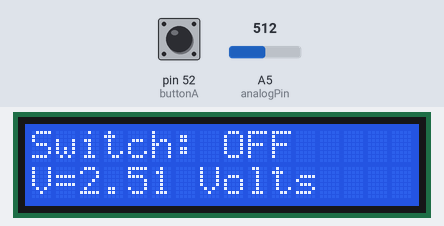
Bench run of a sketch on a simulated Arduino Mega 2560, built with avr-gcc and run on an emulated ATmega2560. Parts: 16×2 character LCD. The inputs (shaded band) are chosen by the test bench; at power-on: pin 52 (buttonA) HIGH, A5 (analogPin) = 512. What the sketch prints to the serial monitor is not drawn.

Above: at 1.2 s.
1.3 s: pin 52 (buttonA) pulled LOW for 0.15 s
At 1.37 s:
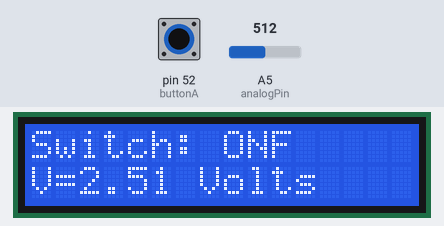
2.9 s: A5 (analogPin) set to 716
At 3.7 s:
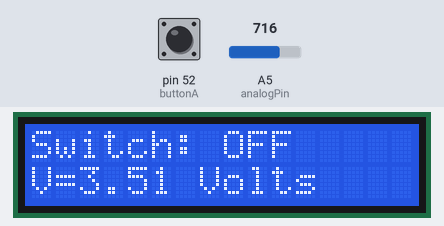
4.4 s: pin 52 (buttonA) pulled LOW for 1 s
At 4.9 s:
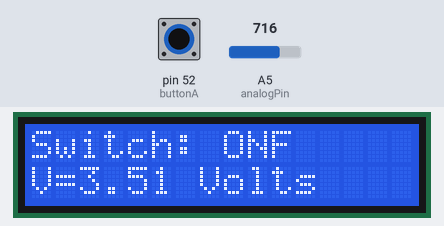
6.9 s: A5 (analogPin) set to 900
At 7.9 s:
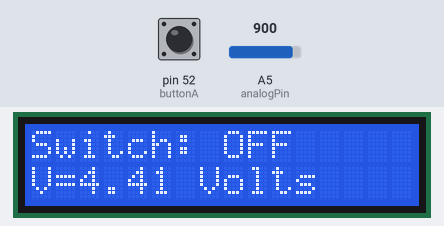
8.4 s: A5 (analogPin) set to 1023
At 9.2 s:
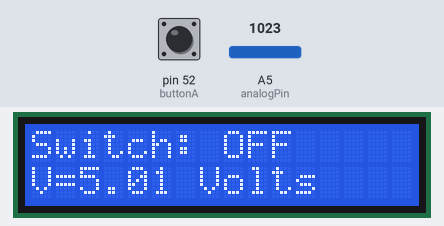
Timing chart, 0 to 10.9 s (numbered marks = the images above; inputs shaded):
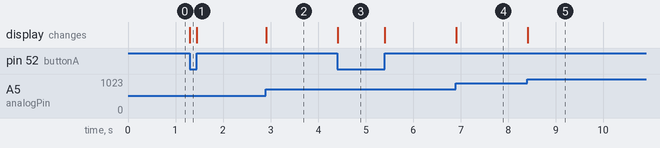

The sketch:

HP_5.ino
```cpp
/* Home Project #5
EML 4804
6250452
Steven Rodriguez*/

#include <LiquidCrystal.h>


int analogPin = A5;
int value = 0;
int buttonA = 52;

const int rs = 12, en = 11, d4 = 5, d5 = 4, d6 = 3, d7 = 2;
LiquidCrystal lcd(rs, en, d4, d5, d6, d7);

void SwitchState() {
  if (digitalRead(buttonA) == HIGH) {
    lcd.print("OFF");
  } else {
    lcd.print("ON");
  }
}

void setup() {
  // put your setup code here, to run once:
  Serial.begin(9600);
  lcd.begin(16, 2);
  pinMode(buttonA , INPUT_PULLUP);

}

void loop() {
  lcd.setCursor(0,0);
  lcd.print("Switch: ");
  SwitchState();

  value = analogRead(analogPin);
  Serial.println(value);

  float voltValue =  0.0049 * value;

  lcd.setCursor(0,1);
  lcd.print("V=");
  lcd.print(voltValue);
  lcd.print(" Volts ");

//delay(500);// optional delay

}
```

Measured:
- after the input at 1.3 s, the display: changes at once (image 1)
- after the input at 2.9 s, the display: changes at once (image 2)
- after the input at 4.4 s, the display: changes at once (image 3)
- after the input at 6.9 s, the display: changes at once (image 4)
- after the input at 8.4 s, the display: changes at once (image 5)
